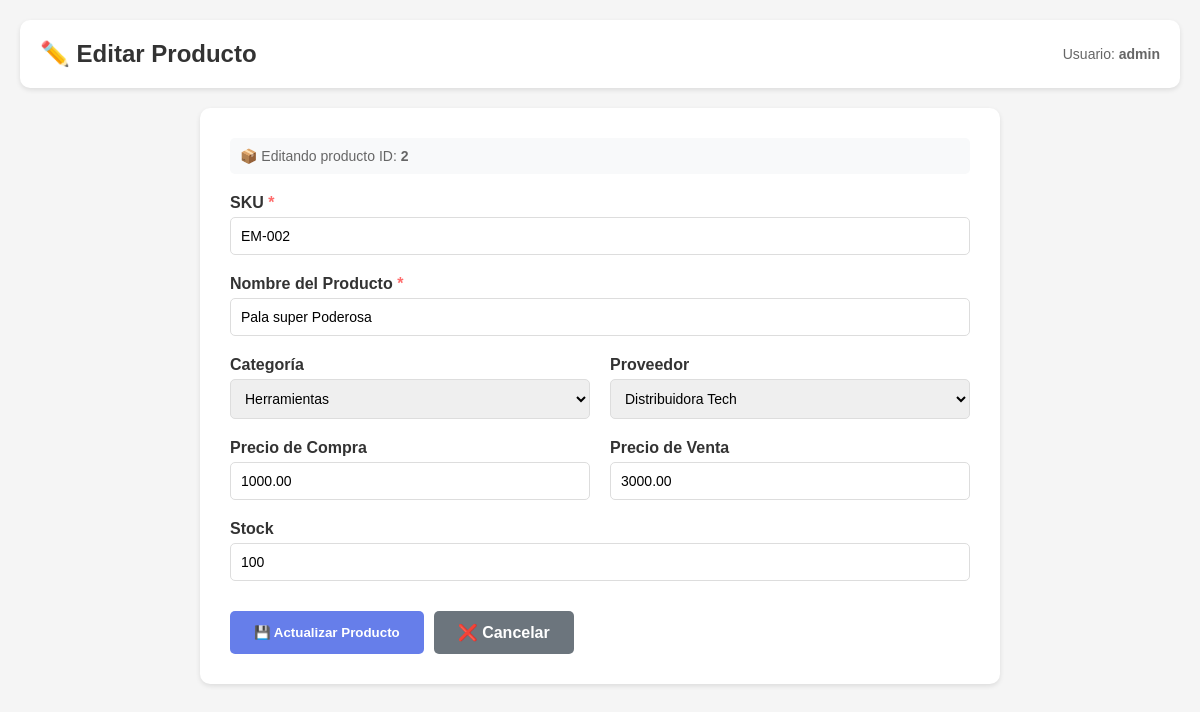
The app's page /producto_edit.php?id=2 (signed in) with its own data.
### tables this page shows
CREATE TABLE `productos` (
  `id` int(11) NOT NULL,
  `sku` varchar(50) DEFAULT NULL,
  `nombre` varchar(200) DEFAULT NULL,
  `descripcion` text DEFAULT NULL,
  `categoria_id` int(11) DEFAULT NULL,
  `proveedor_id` int(11) DEFAULT NULL,
  `precio_compra` decimal(10,2) DEFAULT NULL,
  `precio_venta` decimal(10,2) DEFAULT NULL,
  `stock` int(11) DEFAULT NULL,
  `activo` tinyint(1) DEFAULT 1,
  `created_at` datetime DEFAULT current_timestamp()
);

CREATE TABLE `categorias` (
  `id` int(11) NOT NULL,
  `nombre` varchar(100) DEFAULT NULL
);

CREATE TABLE `proveedores` (
  `id` int(11) NOT NULL,
  `nombre` varchar(150) DEFAULT NULL
);

### auth.php (called while the page is built, shortened)
<?php
function esta_autenticado() {
    return isset($_SESSION['usuario_id']) && isset($_SESSION['username']);
}
function obtener_usuario_actual() {
    return [
        'id' => $_SESSION['usuario_id'],
        'username' => $_SESSION['username'],
        'nombre_completo' => $_SESSION['nombre_completo'] ?? '',
        'rol' => $_SESSION['rol'] ?? ''
    ];
}
?>

### producto_edit.php (the view, shortened to what this page needs)
<?php
require 'db_connect.php';
require 'auth.php';
$usuario = obtener_usuario_actual();
$id = intval($_GET['id'] ?? 0);
$stmt = $mysqli->prepare("SELECT * FROM productos WHERE id = ?");
$stmt->bind_param("i", $id);
$stmt->execute();
$res = $stmt->get_result();
$prod = $res->fetch_assoc();
$cat_res = $mysqli->query("SELECT id, nombre FROM categorias ORDER BY nombre");
$prov_res = $mysqli->query("SELECT id, nombre FROM proveedores ORDER BY nombre");
?>
<!DOCTYPE html>
<html lang='es'>
<head>
</head>
<body>
    <div class="header">
        <h1>✏️ Editar Producto</h1>
        <div class="user-info">
            Usuario: <strong><?= htmlspecialchars($usuario['username']) ?></strong>
        </div>
    </div>
    <div class="content">
        <div class="product-id">
            📦 Editando producto ID: <strong><?= htmlspecialchars($prod['id']) ?></strong>
        </div>
        <form method="post">
            <div class="form-group">
                <label>SKU <span class="required">*</span></label>
                <input type="text" name="sku" required value="<?= htmlspecialchars($prod['sku']) ?>">
            </div>
            <div class="form-group">
                <label>Nombre del Producto <span class="required">*</span></label>
                <input type="text" name="nombre" required value="<?= htmlspecialchars($prod['nombre']) ?>">
            </div>
            <div class="form-row">
                <div class="form-group">
                    <label>Categoría</label>
                    <select name="categoria_id">
                        <?php while($c = $cat_res->fetch_assoc()): ?>
                            <option value="<?= $c['id'] ?>" <?= ($prod['categoria_id'] == $c['id']) ? 'selected' : '' ?>>
                                <?= htmlspecialchars($c['nombre']) ?>
                            </option>
                        <?php endwhile; ?>
                    </select>
                </div>
                <div class="form-group">
                    <label>Proveedor</label>
                    <select name="proveedor_id">
                        <?php while($p = $prov_res->fetch_assoc()): ?>
                            <option value="<?= $p['id'] ?>" <?= ($prod['proveedor_id'] == $p['id']) ? 'selected' : '' ?>>
                                <?= htmlspecialchars($p['nombre']) ?>
                            </option>
                        <?php endwhile; ?>
                    </select>
                </div>
            </div>
            <div class="form-row">
                <div class="form-group">
                    <label>Precio de Compra</label>
                    <input type="number" name="precio_compra" step="0.01" min="0" value="<?= htmlspecialchars($prod['precio_compra']) ?>">
                </div>
                <div class="form-group">
                    <label>Precio de Venta</label>
                    <input type="number" name="precio_venta" step="0.01" min="0" value="<?= htmlspecialchars($prod['precio_venta']) ?>">
                </div>
            </div>
            <div class="form-group">
                <label>Stock</label>
                <input type="number" name="stock" min="0" value="<?= htmlspecialchars($prod['stock']) ?>">
            </div>
            <div class="actions">
                <button type="submit" class="btn btn-primary">💾 Actualizar Producto</button>
                <a href="productos_list.php" class="btn btn-secondary">❌ Cancelar</a>
            </div>
        </form>
    </div>
</body>
</html>

### producto_edit.php (style rules this page uses)
* { margin: 0; padding: 0; box-sizing: border-box; }
body { font-family: Arial, sans-serif; background: #f5f5f5; padding: 20px; }
.header { background: white; padding: 20px; border-radius: 10px; box-shadow: 0 2px 5px rgba(0,0,0,0.1); margin-bottom: 20px; display: flex; justify-content: space-between; align-items: center; }
.header h1 { color: #333; font-size: 24px; }
.user-info { font-size: 14px; color: #666; }
.content { background: white; padding: 30px; border-radius: 10px; box-shadow: 0 2px 5px rgba(0,0,0,0.1); max-width: 800px; margin: 0 auto; }
.form-group { margin-bottom: 20px; }
label { display: block; margin-bottom: 5px; color: #333; font-weight: bold; }
input[type="text"], input[type="number"], select { width: 100%; padding: 10px; border: 1px solid #ddd; border-radius: 5px; font-size: 14px; }
.form-row { display: grid; grid-template-columns: 1fr 1fr; gap: 20px; }
.btn { padding: 12px 24px; border: none; border-radius: 5px; font-weight: bold; cursor: pointer; text-decoration: none; display: inline-block; transition: all 0.3s; }
.btn-primary { background: #667eea; color: white; }
.btn-secondary { background: #6c757d; color: white; }
.actions { display: flex; gap: 10px; margin-top: 30px; }
.required { color: #ff6b6b; }
.product-id { background: #f8f9fa; padding: 10px; border-radius: 5px; margin-bottom: 20px; font-size: 14px; color: #666; }

### records on screen
productos: id "2", sku "EM-002", nombre "Pala super Poderosa", categoria_id "Herramientas", proveedor_id "Distribuidora Tech", precio_compra "1000.00", precio_venta "3000.00", stock "100"

### other values on screen
$usuario['username'] "admin"
